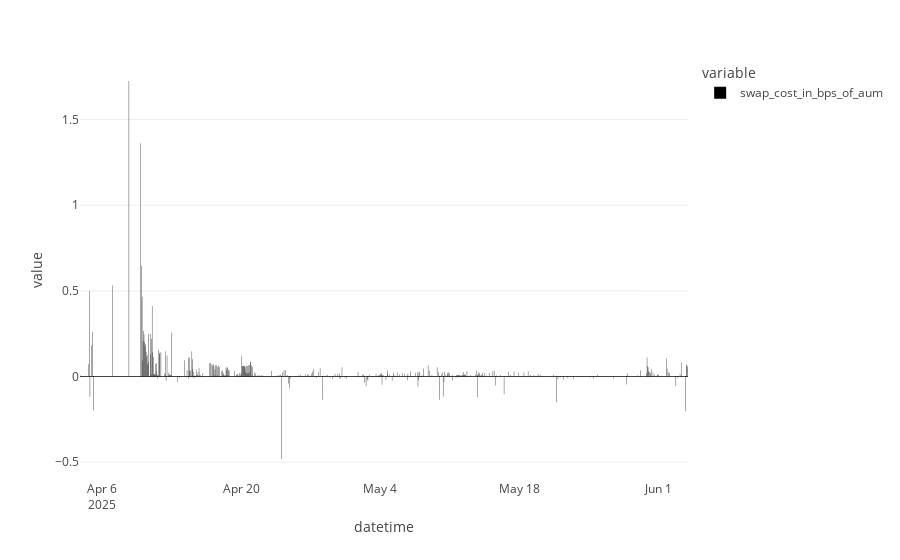

The code cell stored with this chart in its notebook:
### Code cell
px.bar(df2["swap_cost_in_bps_of_aum"])

### Figure 1 — Plotly figure (JSON) as saved in the notebook; plotly's stock layout.template omitted (floating-point values rounded to 4 significant figures; data arrays with more than 128 entries replaced by an {"elided": "..."} marker saying what was removed)
{"data": [{"alignmentgroup": "True", "hovertemplate": "variable=swap_cost_in_bps_of_aum<br>datetime=%{x}<br>value=%{y}<extra></extra>", "legendgroup": "swap_cost_in_bps_of_aum", "marker": {"color": "#000001", "pattern": {"shape": ""}}, "name": "swap_cost_in_bps_of_aum", "offsetgroup": "swap_cost_in_bps_of_aum", "orientation": "v", "showlegend": true, "textposition": "auto", "type": "bar", "x": {"elided": "427 str values"}, "xaxis": "x", "y": {"elided": "427 float values"}, "yaxis": "y"}], "layout": {"barmode": "relative", "legend": {"title": {"text": "variable"}, "tracegroupgap": 0}, "margin": {"t": 60}, "xaxis": {"anchor": "y", "domain": [0, 1], "title": {"text": "datetime"}}, "yaxis": {"anchor": "x", "domain": [0, 1], "title": {"text": "value"}}}}
